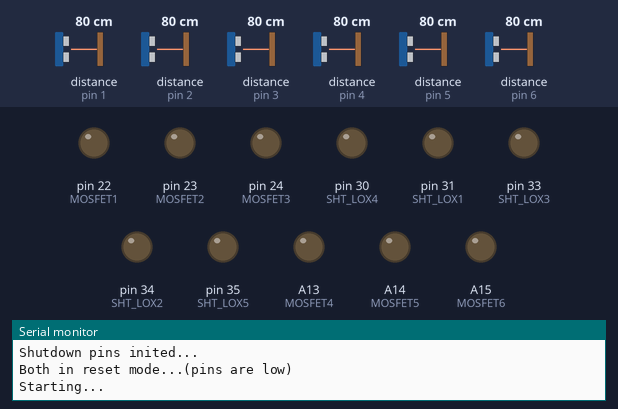
A sketch run on a simulated Arduino Mega 2560, built with avr-gcc and run on an emulated ATmega2560. Parts: output pins drawn as LEDs (lit = HIGH), the last lines printed to the serial monitor. The inputs (shaded band) are chosen by the test bench; at power-on: distance to the obstacle (sensors on pin 1, pin 2, pin 3, pin 4, pin 5, pin 6) 80 cm.

Above: at 0.01 s.
At 1.2 s:
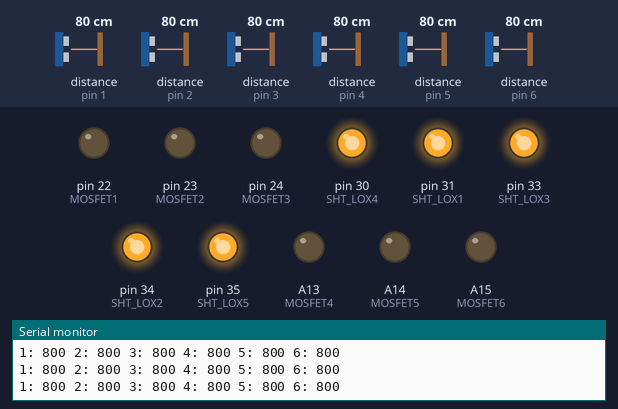
1.3 s: distance to the obstacle (sensor on pin 1) set to 2 cm
4.3 s: distance to the obstacle (sensor on pin 2) set to 250 cm
6.4 s: distance to the obstacle (sensor on pin 3) set to 250 cm
8.4 s: distance to the obstacle (sensor on pin 4) set to 250 cm
10.4 s: distance to the obstacle (sensor on pin 5) set to 250 cm
12.4 s: distance to the obstacle (sensor on pin 6) set to 250 cm
Timing chart, 0 to 15.4 s (numbered marks = the images above; inputs shaded):
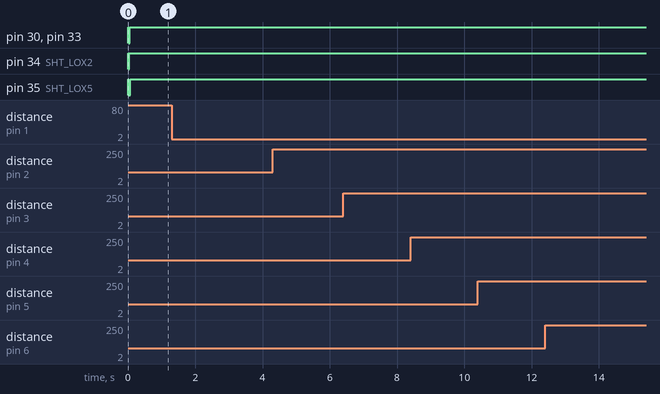

The sketch:

5_vl53l0x.ino
```cpp
#include "Adafruit_VL53L0X.h"

// address we will assign if dual sensor is present
#define LOX1_ADDRESS 0x01
#define LOX2_ADDRESS 0x02
#define LOX3_ADDRESS 0x03
#define LOX4_ADDRESS 0x04
#define LOX5_ADDRESS 0x05
#define LOX6_ADDRESS 0x06

// set the pins to shutdown
#define SHT_LOX1 31//31
#define SHT_LOX2 34//34
#define SHT_LOX3 33//33
#define SHT_LOX4 30//30
#define SHT_LOX5 35//35
#define SHT_LOX6 32//32

#define MOSFET1 22
#define MOSFET2 23
#define MOSFET3 24
#define MOSFET4 A13
#define MOSFET5 A14
#define MOSFET6 A15

// objects for the vl53l0x
Adafruit_VL53L0X lox1 = Adafruit_VL53L0X();
Adafruit_VL53L0X lox2 = Adafruit_VL53L0X();
Adafruit_VL53L0X lox3 = Adafruit_VL53L0X();
Adafruit_VL53L0X lox4 = Adafruit_VL53L0X();
Adafruit_VL53L0X lox5 = Adafruit_VL53L0X();
Adafruit_VL53L0X lox6 = Adafruit_VL53L0X();

// this holds the measurement
VL53L0X_RangingMeasurementData_t measure1;
VL53L0X_RangingMeasurementData_t measure2;
VL53L0X_RangingMeasurementData_t measure3;
VL53L0X_RangingMeasurementData_t measure4;
VL53L0X_RangingMeasurementData_t measure5;
VL53L0X_RangingMeasurementData_t measure6;

/*
    Reset all sensors by setting all of their XSHUT pins low for delay(10), then set all XSHUT high to bring out of reset
    Keep sensor #1 awake by keeping XSHUT pin high
    Put all other sensors into shutdown by pulling XSHUT pins low
    Initialize sensor #1 with lox.begin(new_i2c_address) Pick any number but 0x29 and it must be under 0x7F. Going with 0x30 to 0x3F is probably OK.
    Keep sensor #1 awake, and now bring sensor #2 out of reset by setting its XSHUT pin high.
    Initialize sensor #2 with lox.begin(new_i2c_address) Pick any number but 0x29 and whatever you set the first sensor to
 */
void setID() {
  // all reset
  digitalWrite(SHT_LOX1, LOW);
  digitalWrite(SHT_LOX2, LOW);
  digitalWrite(SHT_LOX3, LOW);
  digitalWrite(SHT_LOX4, LOW);
  digitalWrite(SHT_LOX5, LOW);
  digitalWrite(SHT_LOX6, LOW);
  delay(10);
  // all unreset
  digitalWrite(SHT_LOX1, HIGH);
  digitalWrite(SHT_LOX2, HIGH);
  digitalWrite(SHT_LOX3, HIGH);
  digitalWrite(SHT_LOX4, HIGH);
  digitalWrite(SHT_LOX5, HIGH);
  digitalWrite(SHT_LOX6, HIGH);
  delay(10);

  // activating LOX1 and resetting LOX2
  digitalWrite(SHT_LOX1, HIGH);
  digitalWrite(SHT_LOX2, LOW);
  digitalWrite(SHT_LOX3, LOW);
  digitalWrite(SHT_LOX4, LOW);
  digitalWrite(SHT_LOX5, LOW);
  digitalWrite(SHT_LOX6, LOW);

  // initing LOX1
  if(!lox1.begin(LOX1_ADDRESS)) {
    Serial.println(F("Failed to boot 1 VL53L0X"));
    while(1);
  }
  delay(10);

  // activating LOX2
  digitalWrite(SHT_LOX2, HIGH);
  delay(10);

  //initing LOX2
  if(!lox2.begin(LOX2_ADDRESS)) {
    Serial.println(F("Failed to boot 2 VL53L0X"));
    while(1);
  }

  digitalWrite(SHT_LOX3, HIGH);
  delay(10);

  //initing LOX2
  if(!lox3.begin(LOX3_ADDRESS)) {
    Serial.println(F("Failed to boot 3 VL53L0X"));
    while(1);
  }

  digitalWrite(SHT_LOX4, HIGH);
  delay(10);

  //initing LOX2
  if(!lox4.begin(LOX4_ADDRESS)) {
    Serial.println(F("Failed to boot 4 VL53L0X"));
    while(1);
  }

  digitalWrite(SHT_LOX5, HIGH);
  delay(10);

  //initing LOX2
  if(!lox5.begin(LOX5_ADDRESS)) {
    Serial.println(F("Failed to boot 5 VL53L0X"));
    while(1);
  }

  digitalWrite(SHT_LOX6, HIGH);
  delay(10);

  //initing LOX2
  if(!lox6.begin(LOX6_ADDRESS)) {
    Serial.println(F("Failed to boot 6 VL53L0X"));
    //while(1);
  }
}

void read_sensors() {

  lox1.rangingTest(&measure1, false); // pass in 'true' to get debug data printout!
  lox2.rangingTest(&measure2, false); // pass in 'true' to get debug data printout!
  lox3.rangingTest(&measure3, false);
  lox4.rangingTest(&measure4, false);
  lox5.rangingTest(&measure5, false);
  lox6.rangingTest(&measure6, false);

  // print sensor one reading
  Serial.print(F("1: "));
  if(measure1.RangeStatus != 4) {     // if not out of range
    Serial.print(measure1.RangeMilliMeter);
  } else {
    Serial.print(F("Out of range"));
  }

  Serial.print(F(" "));

  // print sensor two reading
  Serial.print(F("2: "));
  if(measure2.RangeStatus != 4) {
    Serial.print(measure2.RangeMilliMeter);
  } else {
    Serial.print(F("Out of range"));
  }

  Serial.print(F(" "));

  // print sensor two reading
  Serial.print(F("3: "));
  if(measure3.RangeStatus != 4) {
    Serial.print(measure3.RangeMilliMeter);
  } else {
    Serial.print(F("Out of range"));
  }

  Serial.print(F(" "));

  // print sensor two reading
  Serial.print(F("4: "));
  if(measure4.RangeStatus != 4) {
    Serial.print(measure4.RangeMilliMeter);
  } else {
    Serial.print(F("Out of range"));
  }

  Serial.print(F(" "));

  // print sensor two reading
  Serial.print(F("5: "));
  if(measure5.RangeStatus != 4) {
    Serial.print(measure5.RangeMilliMeter);
  } else {
    Serial.print(F("Out of range"));
  }

  Serial.print(F(" "));

  // print sensor two reading
  Serial.print(F("6: "));
  if(measure6.RangeStatus != 4) {
    Serial.print(measure6.RangeMilliMeter);
  } else {
    Serial.print(F("Out of range"));
  }

  Serial.println();
}

void setup() {
  Serial.begin(115200);
  pinMode(MOSFET1, OUTPUT);
  pinMode(MOSFET2, OUTPUT);
  pinMode(MOSFET3, OUTPUT);
  pinMode(MOSFET4, OUTPUT);
  pinMode(MOSFET5, OUTPUT);
  pinMode(MOSFET6, OUTPUT);
  digitalWrite(MOSFET1, LOW);
  digitalWrite(MOSFET2, LOW);
  digitalWrite(MOSFET3, LOW);
  digitalWrite(MOSFET4, LOW);
  digitalWrite(MOSFET5, LOW);
  digitalWrite(MOSFET6, LOW);
  // wait until serial port opens for native USB devices
  while (! Serial) { delay(1); }

  pinMode(SHT_LOX1, OUTPUT);
  pinMode(SHT_LOX2, OUTPUT);
  pinMode(SHT_LOX3, OUTPUT);
  pinMode(SHT_LOX4, OUTPUT);
  pinMode(SHT_LOX5, OUTPUT);

  Serial.println(F("Shutdown pins inited..."));

  digitalWrite(SHT_LOX1, LOW);
  digitalWrite(SHT_LOX2, LOW);
  digitalWrite(SHT_LOX3, LOW);
  digitalWrite(SHT_LOX4, LOW);
  digitalWrite(SHT_LOX5, LOW);

  Serial.println(F("Both in reset mode...(pins are low)"));


  Serial.println(F("Starting..."));
  setID();
}

void loop() {
  read_sensors();
  delay(1);
}
```
